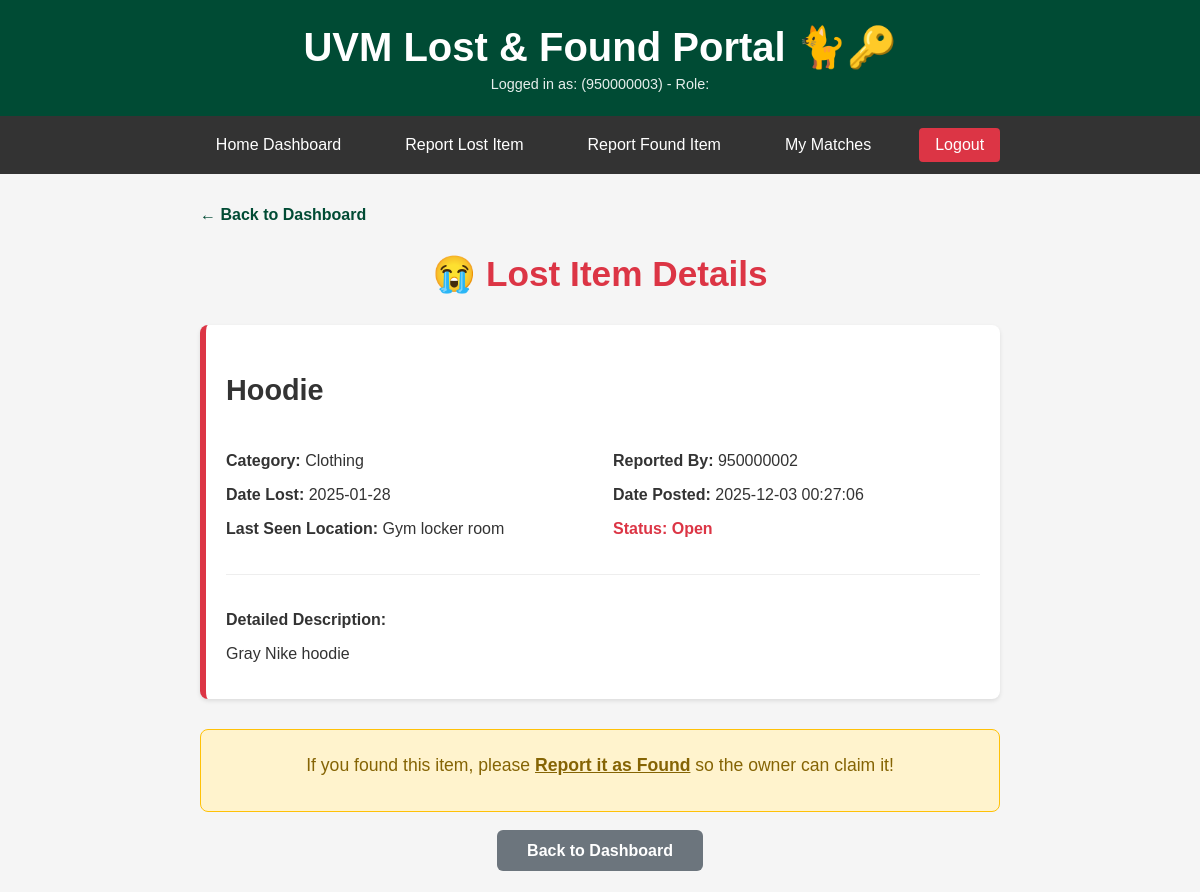
/lost/lost_002 (signed in), run on an earlier commit of the app's database.
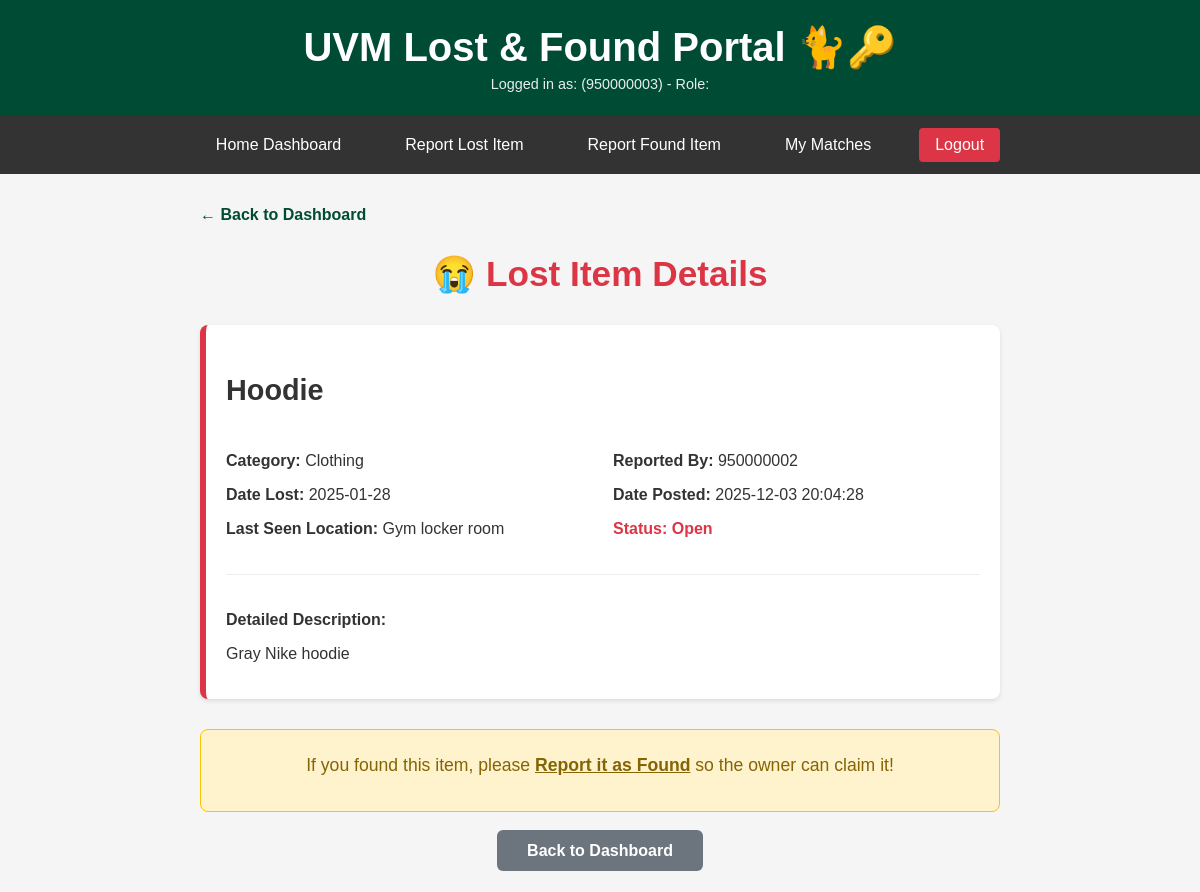
And on a later commit of the database.
### tables this page shows
CREATE TABLE LostPosts (
    lost_id TEXT PRIMARY KEY,
    user_id TEXT NOT NULL,
    item_name TEXT NOT NULL,
    category TEXT CHECK(category IN (
        'Electronics', 'Clothing', 'Accessories', 
        'Documents', 'Keys', 'Books', 'Other'
    )),
    description TEXT,
    date_lost DATE,
    last_seen_location TEXT,
    date_posted TIMESTAMP DEFAULT (strftime('%Y-%m-%d %H:%M:%S', 'now')),
    status TEXT DEFAULT 'open' CHECK(status IN ('open', 'matched', 'closed')),
    FOREIGN KEY (user_id) REFERENCES Users(user_id) ON DELETE CASCADE
);

### main.py (the view)
@app.get("/lost/{lost_id}", response_class=HTMLResponse)
async def lost_detail(request: Request, lost_id: str, user_id: Optional[str] = Cookie(None)):
    current_user = get_current_user(user_id)
    if not current_user:
        return RedirectResponse("/login", status_code=status.HTTP_303_SEE_OTHER)
    post = get_lost_post(lost_id)
    if not post:
        return templates.TemplateResponse(
            "error.html",
            {"request": request, "error": "Lost item not found.", **current_user},
            status_code=status.HTTP_404_NOT_FOUND
        )
    return templates.TemplateResponse(
        "lost_detail.html",
        {
            "request": request,
            "post": post,
            **current_user
        }
    )

### templates/lost_detail.html (shortened to what this page needs)
{% extends "layout.html" %}
{% block content %}
    <div style="max-width: 800px; margin: 0 auto;">
        <div style="margin-bottom: 20px;">
            <a href="/" style="color: var(--uvm-green); text-decoration: none; font-weight: bold;">← Back to Dashboard</a>
        </div>
        <div style="text-align: center; margin-bottom: 30px;">
            <h2 style="color: #dc3545; font-size: 2.2em;">😭 Lost Item Details</h2>
        </div>
        <div class="post-card lost-card" style="margin-bottom: 30px; border-left: 6px solid #dc3545;">
            <h3 style="font-size: 1.8em;">{{ post.item_name }}</h3>
            <div style="display: grid; grid-template-columns: 1fr 1fr; gap: 20px; margin: 20px 0;">
                <div>
                    <p><strong>Category:</strong> {{ post.category }}</p>
                    <p><strong>Date Lost:</strong> {{ post.date_lost }}</p>
                    <p><strong>Last Seen Location:</strong> {{ post.last_seen_location }}</p>
                </div>
                <div>
                    <p><strong>Reported By:</strong> {{ post.user_id }}</p>
                    <p><strong>Date Posted:</strong> {{ post.date_posted }}</p>
                    <p class="status-{{ post.status }}"><strong>Status:</strong> {{ post.status | capitalize }}</p>
                </div>
            </div>
            <div style="border-top: 1px solid #eee; padding-top: 20px; margin-top: 20px;">
                <p><strong>Detailed Description:</strong></p>
                <p style="white-space: pre-wrap; margin-top: 5px;">{{ post.description }}</p>
            </div>
        </div>
        {% if post.status == 'open' %}
            {% if post.user_id == user_id %}
                <div style="background-color: #e7f3ff; border: 1px solid #b3d9ff; padding: 25px; border-radius: 8px; text-align: center;">
                    <p style="color: #004085; margin: 0; font-size: 1.1em;">
                        <strong>This is your post.</strong><br>
                        If you found your item and want to claim a matching found report, go to the <a href="/" style="color: #004085; font-weight: bold;">Dashboard</a> and view the Found Items.
                    </p>
                </div>
            {% else %}
                <div style="background-color: #fff3cd; border: 1px solid #ffc107; padding: 25px; border-radius: 8px; text-align: center;">
                    <p style="color: #856404; margin: 0 0 10px 0; font-size: 1.1em;">
                        If you found this item, please <a href="/add-found" style="color: #856404; font-weight: bold;">Report it as Found</a> so the owner can claim it!
                    </p>
                </div>
            {% endif %}
        {% elif post.status == 'closed' %}
            <div class="message" style="text-align: center; padding: 25px; font-size: 1.1em; background-color: #d4edda; color: #155724;">
                <strong>✅ This item has been marked as returned to its owner.</strong>
            </div>
        {% endif %}
        <div style="text-align: center; margin-top: 30px;">
            <a href="/" style="background-color: #6c757d; color: white; padding: 12px 30px; text-decoration: none; border-radius: 6px; font-weight: bold;">Back to Dashboard</a>
        </div>
    </div>
{% endblock %}

What changed in the data, as far as the page shows it:
changed LostPosts "Hoodie": date_posted "2025-12-03 00:27:06" → "2025-12-03 20:04:28"
